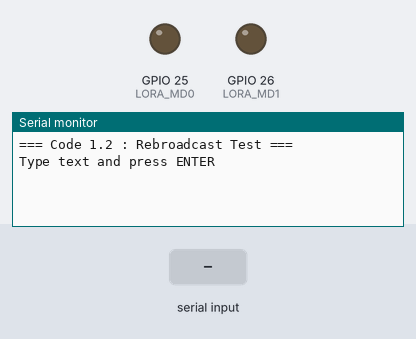
Recording of a sketch running on a simulated ESP32. Parts: output pins drawn as LEDs (lit = HIGH), the last lines printed to the serial monitor. The test bench sets the inputs (shaded band).

Above: at 2.2 s.
2.3 s: "1\n" received over Serial
At 2.7 s:
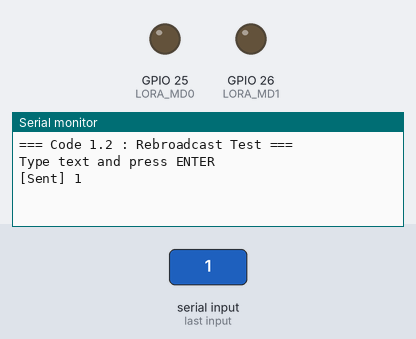
3.8 s: "1\n" received over the second serial link
At 5.0 s:
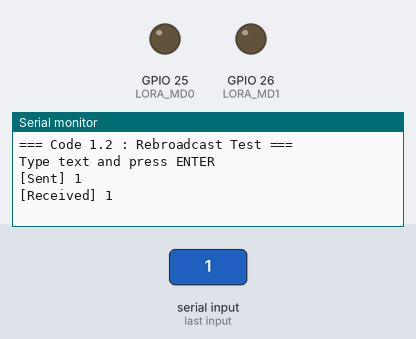

Measured:
- after the input at 2.3 s, the serial monitor: prints a new line at once (image 1)
- after the input at 3.8 s, the serial monitor: prints a new line at once (image 2)

The sketch:

Rebroadcasting_Test.ino
```cpp
/* ============================================================
   Code 1.2 : Point-to-Point Messaging (Rebroadcast Test)
   ============================================================ */

#include <Arduino.h>

#define LORA_TX   17
#define LORA_RX   16
#define LORA_MD0  25
#define LORA_MD1  26

HardwareSerial LoRaSerial(2);

String rxBuffer = "";   // Message buffer

void setup() {
  Serial.begin(115200);
  delay(1000);

  pinMode(LORA_MD0, OUTPUT);
  pinMode(LORA_MD1, OUTPUT);

  // NORMAL MODE (MD0=0, MD1=0)
  digitalWrite(LORA_MD0, LOW);
  digitalWrite(LORA_MD1, LOW);

  LoRaSerial.begin(9600, SERIAL_8N1, LORA_RX, LORA_TX);

  Serial.println("=== Code 1.2 : Rebroadcast Test ===");
  Serial.println("Type text and press ENTER");
}

void loop() {
  // SEND (Manual from Serial)
  if (Serial.available()) {
    String msg = Serial.readStringUntil('\n');
    msg += '\n';   // Ensure terminator
    LoRaSerial.write(msg.c_str(), msg.length());

    Serial.print("[Sent] ");
    Serial.print(msg);
  }

  // RECEIVE + REBROADCAST
  while (LoRaSerial.available()) {
    char c = LoRaSerial.read();

    if (c == '\n') {
      Serial.print("[Received] ");
      Serial.println(rxBuffer);

      // ---- REBROADCAST AFTER 5 SECONDS ----
      delay(5000);

      String rebroadcastMsg = rxBuffer + '\n';
      LoRaSerial.write(rebroadcastMsg.c_str(), rebroadcastMsg.length());

      Serial.print("[Rebroadcasted] ");
      Serial.print(rebroadcastMsg);

      rxBuffer = "";   // Clear buffer
    } else {
      rxBuffer += c;
    }
  }
}
```
